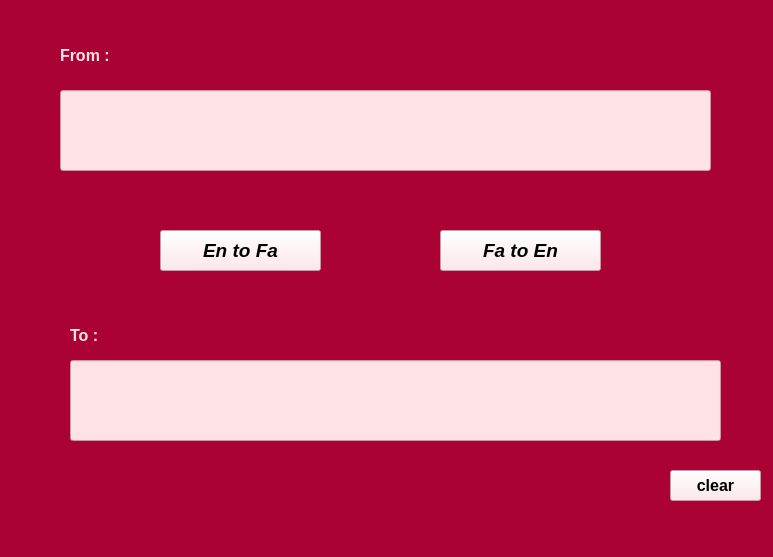
<?xml version="1.0" encoding="UTF-8"?>
<ui version="4.0">
 <class>MainWindow</class>
 <widget class="QMainWindow" name="MainWindow">
  <property name="geometry">
   <rect>
    <x>0</x>
    <y>0</y>
    <width>773</width>
    <height>557</height>
   </rect>
  </property>
  <property name="windowTitle">
   <string>MainWindow</string>
  </property>
  <property name="styleSheet">
   <string notr="true">background-color: rgb(170, 2, 52);</string>
  </property>
  <widget class="QWidget" name="centralwidget">
   <widget class="QLabel" name="label">
    <property name="geometry">
     <rect>
      <x>60</x>
      <y>35</y>
      <width>91</width>
      <height>41</height>
     </rect>
    </property>
    <property name="font">
     <font>
      <pointsize>12</pointsize>
      <bold>true</bold>
     </font>
    </property>
    <property name="styleSheet">
     <string notr="true">color: rgb(255, 226, 230);</string>
    </property>
    <property name="text">
     <string>From :</string>
    </property>
   </widget>
   <widget class="QLabel" name="label_2">
    <property name="geometry">
     <rect>
      <x>70</x>
      <y>320</y>
      <width>91</width>
      <height>31</height>
     </rect>
    </property>
    <property name="font">
     <font>
      <pointsize>12</pointsize>
      <bold>true</bold>
     </font>
    </property>
    <property name="styleSheet">
     <string notr="true">color: rgb(255, 226, 230);</string>
    </property>
    <property name="text">
     <string>To :</string>
    </property>
   </widget>
   <widget class="QLineEdit" name="tb_in">
    <property name="geometry">
     <rect>
      <x>60</x>
      <y>90</y>
      <width>651</width>
      <height>81</height>
     </rect>
    </property>
    <property name="styleSheet">
     <string notr="true">background-color: rgb(255, 226, 230);
color: rgb(0, 0, 0);</string>
    </property>
   </widget>
   <widget class="QLineEdit" name="tb_out">
    <property name="geometry">
     <rect>
      <x>70</x>
      <y>360</y>
      <width>651</width>
      <height>81</height>
     </rect>
    </property>
    <property name="styleSheet">
     <string notr="true">color: rgb(0, 0, 0);
background-color: rgb(255, 226, 230);</string>
    </property>
   </widget>
   <widget class="QPushButton" name="translate_entofa_btn">
    <property name="geometry">
     <rect>
      <x>160</x>
      <y>230</y>
      <width>161</width>
      <height>41</height>
     </rect>
    </property>
    <property name="font">
     <font>
      <pointsize>14</pointsize>
      <italic>true</italic>
      <bold>true</bold>
     </font>
    </property>
    <property name="styleSheet">
     <string notr="true">background-color: rgb(255, 226, 230);</string>
    </property>
    <property name="text">
     <string>En to Fa</string>
    </property>
   </widget>
   <widget class="QPushButton" name="clear_btn">
    <property name="geometry">
     <rect>
      <x>670</x>
      <y>470</y>
      <width>91</width>
      <height>31</height>
     </rect>
    </property>
    <property name="font">
     <font>
      <pointsize>12</pointsize>
      <bold>true</bold>
     </font>
    </property>
    <property name="styleSheet">
     <string notr="true">background-color: rgb(255, 226, 230);</string>
    </property>
    <property name="text">
     <string>clear</string>
    </property>
   </widget>
   <widget class="QPushButton" name="translate_fatoen_btn">
    <property name="geometry">
     <rect>
      <x>440</x>
      <y>230</y>
      <width>161</width>
      <height>41</height>
     </rect>
    </property>
    <property name="font">
     <font>
      <pointsize>14</pointsize>
      <italic>true</italic>
      <bold>true</bold>
     </font>
    </property>
    <property name="styleSheet">
     <string notr="true">background-color: rgb(255, 226, 230);</string>
    </property>
    <property name="text">
     <string>Fa to En</string>
    </property>
   </widget>
  </widget>
  <widget class="QMenuBar" name="menubar">
   <property name="geometry">
    <rect>
     <x>0</x>
     <y>0</y>
     <width>773</width>
     <height>22</height>
    </rect>
   </property>
  </widget>
  <widget class="QStatusBar" name="statusbar"/>
 </widget>
 <resources/>
 <connections/>
</ui>
